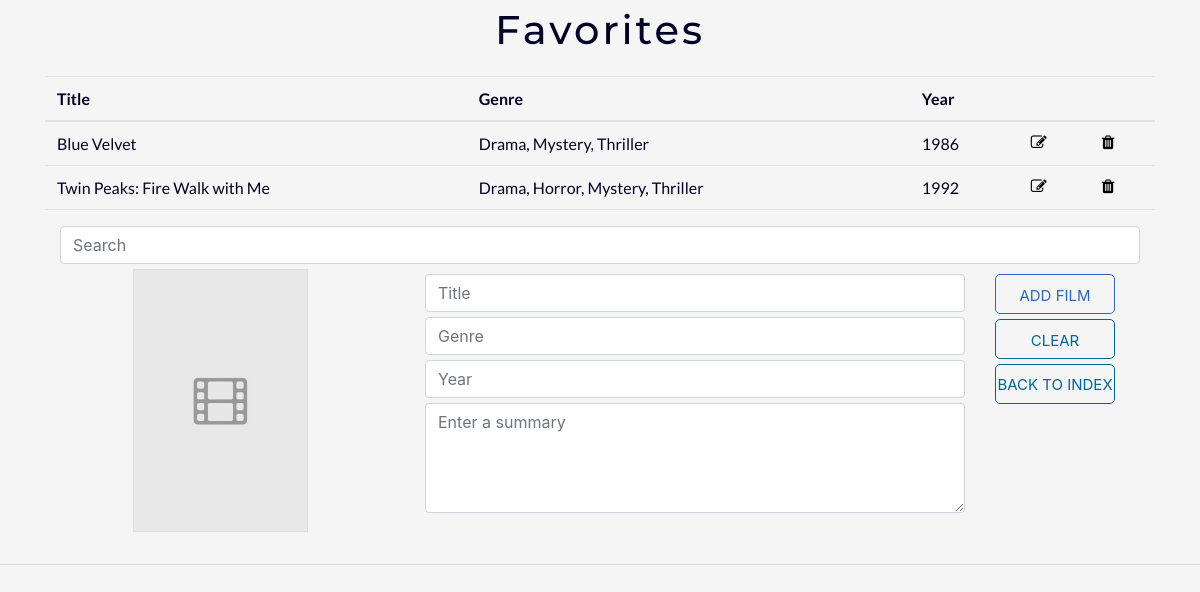
/7/, run on an earlier commit of the app's database.
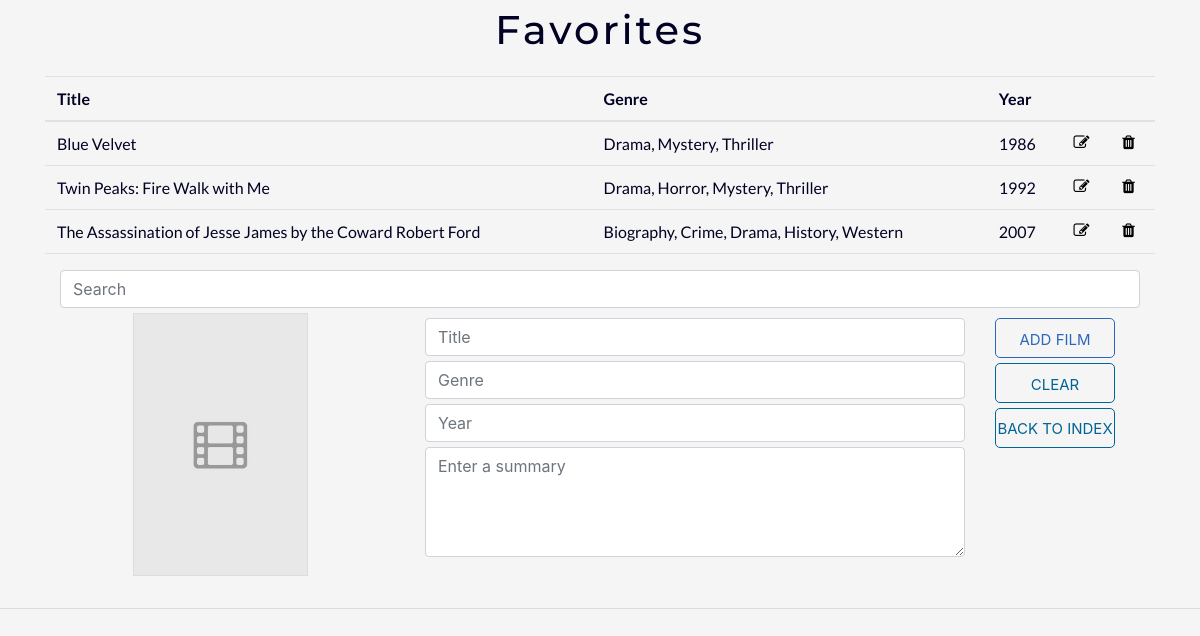
And on a later commit of the database.
### collection/models.py (models this page shows, shortened)
class Movie(models.Model):
    shelf = models.ForeignKey(Shelf, on_delete = models.CASCADE)
    movie_name = models.CharField(max_length = 100)
    movie_genre = models.CharField(max_length = 100)
    release_year = models.PositiveIntegerField(default = 2018)
    movie_summary = models.TextField()
    movie_poster = models.TextField(null = True)

### collection/views.py (the view)
# urls.py: path('<int:pk>/', views.DetailView.as_view(), name='detail'),
class DetailView(generic.DetailView):
    model = Shelf
    template_name='collection/detail.html'

### collection/templates/collection/detail.html (shortened to what this page needs)
{% extends 'base.html' %}
{% load staticfiles %}
{% block body %}
<div class="container color-navy">
    <div class="title">
        <p> {{ shelf.shelf_name }} </p>
    </div>
    <table class="table body-font color-navy">
        <thead>
            <th>Title</th>
            <th>Genre</th>
            <th>Year</th>
            <th></th>
            <th></th>
        </thead>
        <tbody>
            {% for movie in shelf.movie_set.all %}
            <tr>
                <td for="movie{{ forloop.counter }}">{{ movie.movie_name }}</td>
                <td for="movie{{ forloop.counter }}">{{ movie.movie_genre }}</td>
                <td for="movie{{ forloop.counter }}">{{ movie.release_year }}</td>
                <td title="Edit"><a href="{% url 'collection:update' shelf.id movie.id %}"class ="button-edit"><span class="fa fa-edit"></span></a></td>
                <td title="Delete"><a href="{% url 'collection:delete_film' shelf.id movie.id%}"class ="button-trash"><span class="fa fa-trash"></span></a></td>
            </tr>
            {% endfor %}
        </tbody>
    </table>
    <div class ="container">
        <input id = "search-text" class="form-control form-spacing" type="text" placeholder="Search">
    </div>
    <form class="row" action="{% url 'collection:add_film' shelf.id %}" method="post">
        <div class="col-sm-4 form-group">
            <img src = "{% static 'imgs/placeholder_poster.png' %}" id ="movie-poster"></img>
        </div>
        <div class="col-sm-6 form-group">
            <input required id = "form-title" class="form-control form-spacing" type="text" name="title" placeholder="Title">
            <input required id = "form-genre" class="form-control form-spacing" type="text" name="genre" placeholder="Genre">
            <input required data-placeholder="" id = "form-year" data-mask="9999" class="form-control form-spacing" type="text" min="0000" max="2050" name="year"
                placeholder="Year">
            <textarea rows="4" id = "form-plot" class="form-control form-spacing" type="text" name="summary" placeholder="Enter a summary"></textarea>
        </div>
        <div class="col-sm-2 form-group">
            <button class="button-yin form-spacing" type="submit"> ADD FILM </button>
            <button id ="reset-button" class="button-yang form-spacing" type="reset"> CLEAR </button>
            <a class="button-yang form-spacing" href="{% url 'collection:index' %}">BACK TO INDEX</a>
        </div>
    </form>
</div>
{% endblock %}

What changed in the data, as far as the page shows it:
added Movie: movie_name "The Assassination of Jesse James by the Coward Robert Ford", movie_genre "Biography, Crime, Drama, History, Western", release_year "2007"
